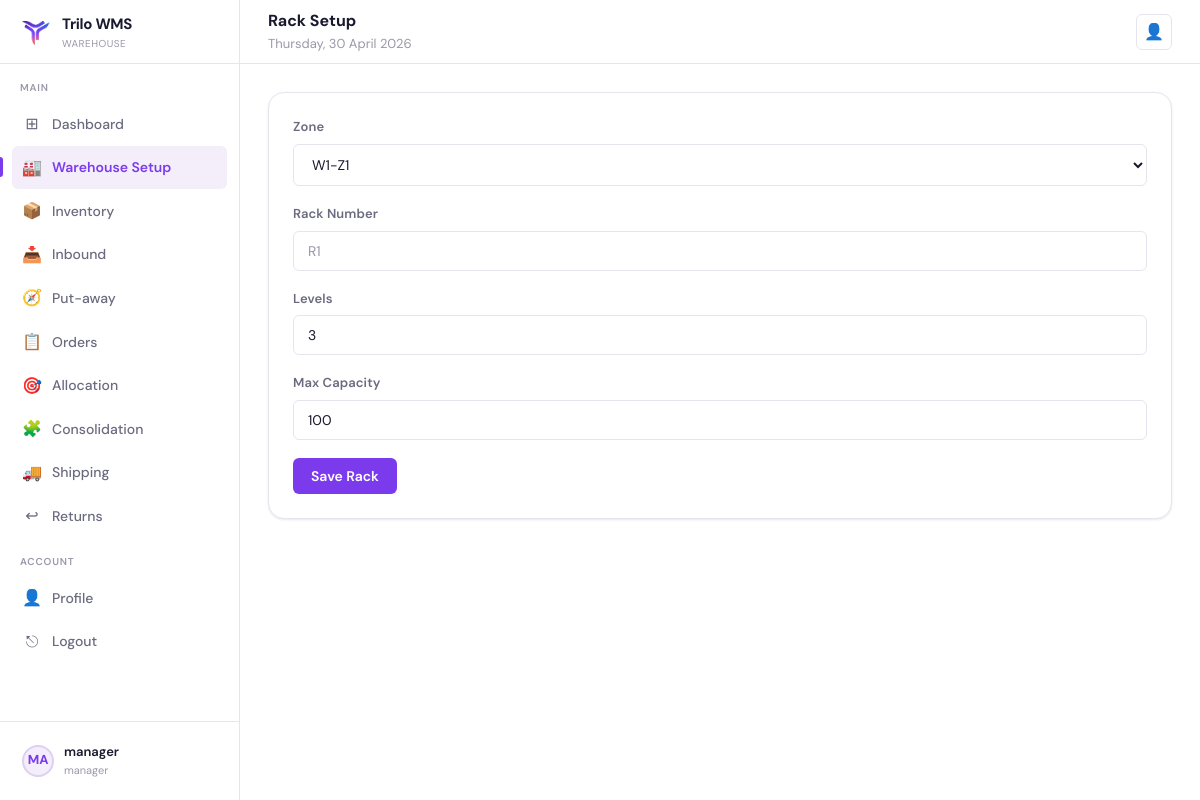
/warehouse/racks/ (signed in), run on the app's committed database.
### core/models.py (models this page shows, shortened)
class User(AbstractUser):
    class Role(models.TextChoices):
        ADMIN = "admin", "Admin"
        MANAGER = "manager", "Manager"
        PICKER = "picker", "Picker"
        PUTAWAY = "putaway", "Putaway"
        PACKER = "packer", "Packer"
    role = models.CharField(max_length=20, choices=Role.choices, default=Role.PICKER)
    employee_id = models.CharField(max_length=32, unique=True)
    warehouse = models.CharField(max_length=120, blank=True, null=True)
    assigned_warehouse = models.ForeignKey(
        "Warehouse",
        on_delete=models.SET_NULL,
        null=True,
        blank=True,
        related_name="workers",
    )

### core/views.py (the view, shortened to what this page needs)
# urls.py: path("warehouse/racks/", views.rack_setup, name="rack_setup"),
@login_required
@role_required("admin", "manager")
@require_http_methods(["GET", "POST"])
def rack_setup(request):
    return render(request, "warehouse/rack_setup.html", {"zones": Zone.objects.select_related("warehouse"), "today_str": now_date_str()})

### core/utils.py (called while the page is built)
def now_date_str() -> str:
    return timezone.localdate().strftime("%A, %d %B %Y")

### core/templates/warehouse/rack_setup.html (shortened to what this page needs)
{% extends "base.html" %}
{% block header_title %}Rack Setup{% endblock %}
{% block content %}
<div class="card"><div class="card-body"><form method="post">{% csrf_token %}
<div class="form-group"><label class="form-label">Zone</label><select class="form-control" name="zone_id">{% for z in zones %}<option value="{{ z.id }}">{{ z.warehouse.code }}-{{ z.code }}</option>{% endfor %}</select></div>
<div class="form-group"><label class="form-label">Rack Number</label><input class="form-control" name="rack_number" placeholder="R1"></div>
<div class="form-group"><label class="form-label">Levels</label><input class="form-control" type="number" name="levels" value="3"></div>
<div class="form-group"><label class="form-label">Max Capacity</label><input class="form-control" type="number" name="max_capacity" value="100"></div>
<button class="btn btn-primary" type="submit">Save Rack</button>
</form></div></div>
{% endblock %}

### core/templates/base.html (shortened to what this page needs)
{% load static %}
<!DOCTYPE html>
<html lang="en">
<head>
  <link rel="stylesheet" href="{% static 'css/base.css' %}"/>
</head>
<body class="{% block body_class %}{% endblock %}">
  {% block layout %}
  <div class="layout">
    <aside class="sidebar">
      <div class="sidebar-logo">
        <div class="logo-icon"><img src="{% static 'images/TriloLogo.png' %}" alt="Trilo WMS" width="32" height="32" /></div>
        <div>
          <div class="logo-text">Trilo WMS</div>
          <div class="logo-sub">Warehouse</div>
        </div>
      </div>
      <nav class="sidebar-nav">
        <div class="nav-section-label">Main</div>
        <a class="nav-item {% if request.path == '/dashboard/' %}active{% endif %}" href="/dashboard/">
          <span class="nav-icon">⊞</span> Dashboard
        </a>
        {% if request.user.role == 'manager' %}
          <a class="nav-item {% if request.path|slice:":11" == '/warehouse/' %}active{% endif %}" href="/warehouse/">
            <span class="nav-icon">🏭</span> Warehouse Setup
          </a>
          <a class="nav-item {% if request.path|slice:":11" == '/inventory/' %}active{% endif %}" href="/inventory/">
            <span class="nav-icon">📦</span> Inventory
          </a>
          <a class="nav-item {% if request.path|slice:":9" == '/inbound/' %}active{% endif %}" href="/inbound/">
            <span class="nav-icon">📥</span> Inbound
          </a>
          <a class="nav-item {% if request.path|slice:":18" == '/inbound/putaway/' %}active{% endif %}" href="/inbound/putaway/tasks/">
            <span class="nav-icon">🧭</span> Put-away
          </a>
          <a class="nav-item {% if request.path|slice:":8" == '/orders/' %}active{% endif %}" href="/orders/">
            <span class="nav-icon">📋</span> Orders
          </a>
          <a class="nav-item {% if request.path|slice:":12" == '/allocation/' %}active{% endif %}" href="/allocation/">
            <span class="nav-icon">🎯</span> Allocation
          </a>
          <a class="nav-item {% if request.path|slice:":15" == '/consolidation/' %}active{% endif %}" href="/consolidation/">
            <span class="nav-icon">🧩</span> Consolidation
          </a>
          <a class="nav-item {% if request.path|slice:":10" == '/shipping/' %}active{% endif %}" href="/shipping/">
            <span class="nav-icon">🚚</span> Shipping
          </a>
          <a class="nav-item {% if request.path|slice:":9" == '/returns/' %}active{% endif %}" href="/returns/">
            <span class="nav-icon">↩</span> Returns
          </a>
        {% endif %}
        <div class="nav-section-label">Account</div>
        <a class="nav-item {% if request.path == '/profile/' %}active{% endif %}" href="/profile/">
          <span class="nav-icon">👤</span> Profile
        </a>
        <a class="nav-item" href="/logout/"><span class="nav-icon">⎋</span> Logout</a>
      </nav>
      <div class="sidebar-footer">
        <a class="sidebar-user" href="/profile/">
          <div class="user-avatar">{{ request.user.get_full_name|default:request.user.username|slice:":2"|upper }}</div>
          <div class="user-info">
            <div class="user-name">{{ request.user.get_full_name|default:request.user.username }}</div>
            <div class="user-role">{{ request.user.role|default:"" }}</div>
          </div>
        </a>
      </div>
    </aside>
    <header class="header">
      <div style="flex:1">
        <div class="header-title">{% block header_title %}Dashboard{% endblock %}</div>
        <div class="header-breadcrumb">{% block header_subtitle %}{{ today_str }}{% endblock %}</div>
      </div>
      <div class="header-actions">
        <a class="header-btn" href="/profile/" title="Profile">👤</a>
      </div>
    </header>
    <main class="main">
      {% block content %}{% endblock %}
    </main>
  </div>
  {% endblock %}
</body>
</html>

### data on the page
User: user.get_full_name "MA", user.get_full_name "manager", user.role "manager"

### other printed values
{{ today_str }} "Thursday, 30 April 2026"
form field zone_id "W1-Z1"
